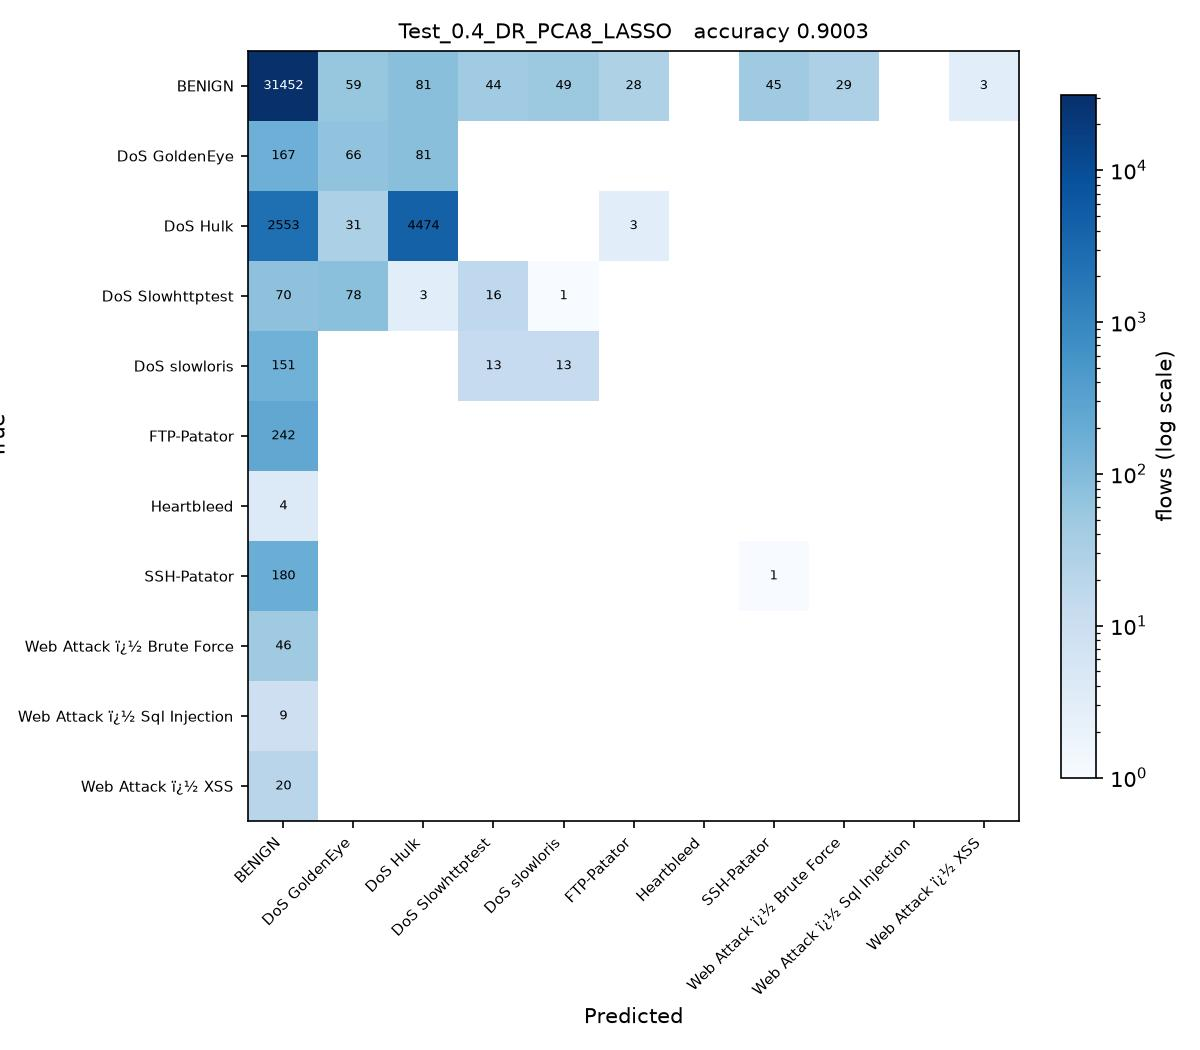

This figure's Python source:
# Test_0.4_DR_PCA8_LASSO.py
#
# Test size 0.4  |  PCA, 8 components  |  Lasso Regression -> SGDClassifier(penalty='l1') (sheet #4)
#
# This is SGDC_60_40.py with the changes marked CHANGE below and nothing else.
#
# Sheet entry 4 is Lasso(alpha=0.1), a regressor. Its defining feature is the
# L1 penalty, which SGDClassifier(penalty='l1') applies to a classifier.
# alpha is left at the SGDClassifier default: the sheet's 0.1 is scaled to
# Lasso's own loss and means something different here.

import os
from pathlib import Path

# CHANGE 1: run from the project folder, so the CSV names below resolve, and
# read them as latin-1. The Web Attack labels contain byte 0x96, which the
# default utf-8 decoder rejects with UnicodeDecodeError.
os.chdir(Path(__file__).resolve().parent.parent)
import numpy as np
import pandas as pd

df1 = pd.read_csv(r'C:\Users\Karthika\OneDrive\Desktop\ACN_PCA_75_Runs\Scripts\Tuesday-WorkingHours.pcap_ISCX (1).csv', low_memory=True, encoding='latin-1')
df2 = pd.read_csv(r'C:\Users\Karthika\OneDrive\Desktop\ACN_PCA_75_Runs\Scripts\Wednesday-workingHours.pcap_ISCX.csv', low_memory=True, encoding='latin-1')
df3 = pd.read_csv(r'C:\Users\Karthika\OneDrive\Desktop\ACN_PCA_75_Runs\Scripts\Thursday-WorkingHours-Morning-WebAttacks.pcap_ISCX.csv', low_memory=True, encoding='latin-1')

dataset = pd.concat([df1, df2, df3], ignore_index=True)

dataset.columns = dataset.columns.str.strip()

# CHANGE 2: a stratified sample of 100000 flows, the same for every run.
# The full three captures hold about 1.3 million flows, which makes 75 runs
# impractical. At least 50 flows of every class are kept.
label = dataset.columns[-1]
dataset = pd.concat(
    [g.sample(n=min(len(g), max(50, round(100000 * len(g) / len(dataset)))), random_state=0)
     for _, g in dataset.groupby(label)],
    ignore_index=True
)

X = dataset.iloc[:, :-1]
y = dataset.iloc[:, -1]

X = X.apply(pd.to_numeric, errors='coerce')

X.replace([np.inf, -np.inf], np.nan, inplace=True)

from sklearn.impute import SimpleImputer

imputer = SimpleImputer(missing_values=np.nan, strategy='mean')
X = imputer.fit_transform(X)

from sklearn.preprocessing import LabelEncoder

labelencoder_y = LabelEncoder()
y = labelencoder_y.fit_transform(y)

from sklearn.model_selection import train_test_split

X_train, X_test, y_train, y_test = train_test_split(
    X,
    y,
    test_size=0.4,   # CHANGE 3: test size
    random_state=0,
    stratify=y
)

# CHANGE 4: PCA, from PCA_LDA_KErnel_PCA_CODE.pdf (fitted on training data only).
# PCA follows the directions of largest variance, so the features have to be on
# a common scale first, otherwise the components just track whichever column has
# the biggest units. The scaler is fitted on the training split only.
from sklearn.preprocessing import StandardScaler
from sklearn.decomposition import PCA

scaler = StandardScaler()
X_train = scaler.fit_transform(X_train)
X_test = scaler.transform(X_test)

pca = PCA(n_components=8)
X_train = pca.fit_transform(X_train)          # no labels: PCA is unsupervised
X_test = pca.transform(X_test)
print("\nVariance explained by 8 components : {:.4f}".format(pca.explained_variance_ratio_.sum()))

# CHANGE 5: Lasso Regression -> SGDClassifier(penalty='l1') (sheet #4) in place of SGDClassifier
from sklearn.linear_model import SGDClassifier

classifier = SGDClassifier(
    loss='hinge',
    penalty='l1',
    alpha=0.0001,
    max_iter=1000,
    tol=1e-3,
    random_state=0
)

classifier.fit(X_train, y_train)

y_pred = classifier.predict(X_test) 

from sklearn.metrics import confusion_matrix
from sklearn.metrics import accuracy_score
from sklearn.metrics import precision_score
from sklearn.metrics import recall_score
from sklearn.metrics import f1_score
from sklearn.metrics import classification_report

cm = confusion_matrix(y_test, y_pred)

print("Confusion Matrix:\n")
print(cm)

print("\nAccuracy : {:.4f}".format(accuracy_score(y_test, y_pred)))
print("\nPrecision : {:.4f}".format(precision_score(y_test, y_pred, average='weighted')))
print("\nRecall : {:.4f}".format(recall_score(y_test, y_pred, average='weighted')))
print("\nF1 Score : {:.4f}".format(f1_score(y_test, y_pred, average='weighted')))

print("\nClassification Report:\n")
print(classification_report(y_test, y_pred))
# CHANGE 6: save the confusion matrix as Test_0.4_DR_PCA8_LASSO.jpg and record the result
import matplotlib
matplotlib.use('Agg')
import matplotlib.pyplot as plt
from matplotlib.colors import LogNorm

here = Path(__file__).resolve().parent
names = [str(c) for c in labelencoder_y.classes_]
fig, ax = plt.subplots(figsize=(8, 7))
im = ax.imshow(cm, cmap='Blues', norm=LogNorm(vmin=1))
ax.set_xticks(range(len(names)), names, rotation=45, ha='right', fontsize=7)
ax.set_yticks(range(len(names)), names, fontsize=7)
ax.set_xlabel('Predicted')
ax.set_ylabel('True')
ax.set_title('Test_0.4_DR_PCA8_LASSO   accuracy {:.4f}'.format(accuracy_score(y_test, y_pred)), fontsize=10)
for i in range(cm.shape[0]):
    for j in range(cm.shape[1]):
        if cm[i, j]:
            ax.text(j, i, cm[i, j], ha='center', va='center', fontsize=6,
                    color='white' if cm[i, j] > cm.max() / 3 else 'black')
fig.colorbar(im, ax=ax, fraction=0.04, label='flows (log scale)')
fig.tight_layout()
fig.savefig(here / 'Test_0.4_DR_PCA8_LASSO.jpg', dpi=150)
plt.close(fig)

row = pd.DataFrame([{
    'Test': 0.4, 'DR': 'PCA8', 'Clas': 'LASSO',
    'Acc': round(accuracy_score(y_test, y_pred), 4),
    'Pre': round(precision_score(y_test, y_pred, average='weighted', zero_division=0), 4),
    'Rec': round(recall_score(y_test, y_pred, average='weighted', zero_division=0), 4),
    'F1': round(f1_score(y_test, y_pred, average='weighted', zero_division=0), 4),
    'script': 'Test_0.4_DR_PCA8_LASSO',
}])
out = here.parent / 'results' / '75_runs.csv'
out.parent.mkdir(exist_ok=True)
if out.exists():
    old = pd.read_csv(out)
    row = pd.concat([old[old['script'] != 'Test_0.4_DR_PCA8_LASSO'], row], ignore_index=True)
row.to_csv(out, index=False)
